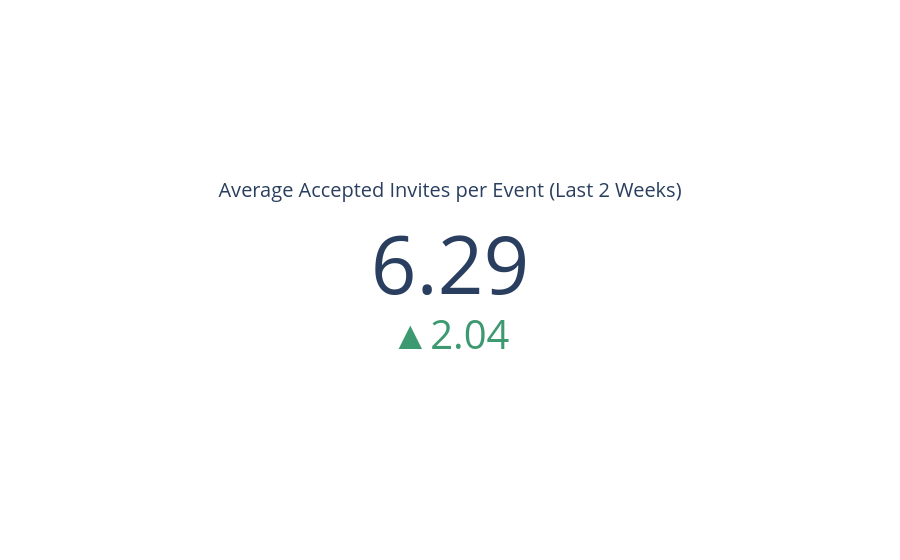

The cell this chart's notebook holds for it:
### Code cell
import pytz

# Make the comparison timestamp timezone-aware (UTC)
#average acceptance per event current period and previous period 
now_utc = pd.Timestamp.now(tz='UTC')
two_weeks_ago = now_utc - pd.Timedelta(weeks=2)
four_weeks_ago = now_utc - pd.Timedelta(weeks=4)

avg_acceptance_current = count_rsvp[count_rsvp['createdAt'] >= two_weeks_ago]['accepted'].mean()
avg_acceptance_previous = count_rsvp[(count_rsvp['createdAt'] < two_weeks_ago) & (count_rsvp['createdAt'] >= four_weeks_ago)]['accepted'].mean()
import plotly.graph_objects as go

# Get the accepted invite counts for the two periods
recent_value = avg_acceptance_current if avg_acceptance_current is not None else 0
prior_value = avg_acceptance_previous if avg_acceptance_previous is not None else 0

fig = go.Figure(go.Indicator(
    mode = "number+delta",
    value = recent_value,
    delta = {'reference': prior_value, 'relative': False},
    title = {'text': "Average Accepted Invites per Event (Last 2 Weeks)"},
    gauge = {'shape': "bullet"}
))

fig.update_layout(
    grid = {'rows': 1, 'columns': 1, 'pattern': "independent"},
    template = {'data' : {'indicator': [{
        'title': {'text': "Average Accepted Invites per Event"},
        'mode' : "number+delta",
        'delta' : {'reference': prior_value}}]
    }}
)

fig.show()

### Figure 1 — Plotly figure (JSON) as saved in the notebook; plotly's stock layout.template omitted (floating-point values rounded to 4 significant figures)
{"data": [{"delta": {"reference": 4.25, "relative": false}, "gauge": {"shape": "bullet"}, "mode": "number+delta", "title": {"text": "Average Accepted Invites per Event (Last 2 Weeks)"}, "type": "indicator", "value": 6.286}], "layout": {"grid": {"columns": 1, "pattern": "independent", "rows": 1}}}
